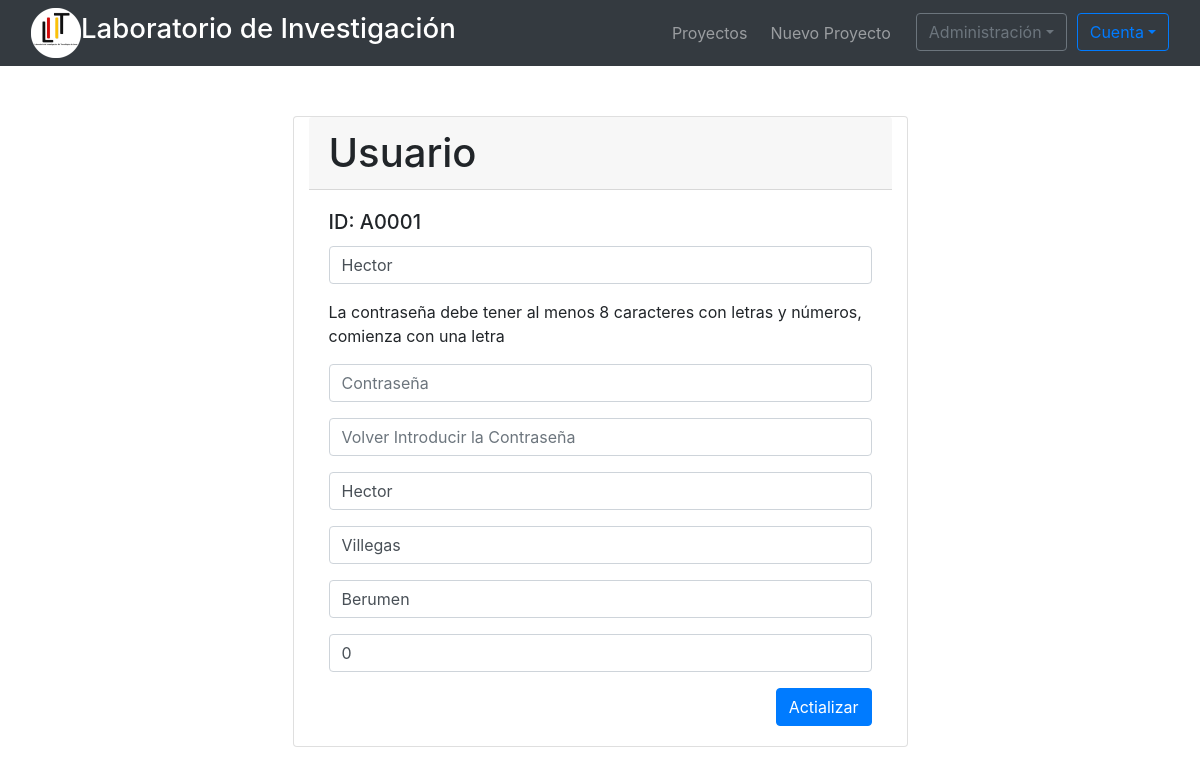
The app's page /Lab/editar_usuario/ (signed in) with its own data.
### proyecto/models.py (models this page shows)
class datos_usario(models.Model):
    id_usuario = models.CharField(max_length = 5, primary_key = True)
    usuario = models.CharField(max_length = 20)
    nombre = models.CharField(max_length = 20)
    primer_ap = models.CharField(max_length = 20)
    segundo_ap = models.CharField(max_length = 20)
    telefono = models.CharField(max_length = 10)
    tipo = models.CharField(max_length = 4)

### proyecto/views.py (the view)
# urls.py: path('editar_usuario/', login_required(editar_usuario), name='editar_usuario'),
def editar_usuario(request):
    if not datos_usario.objects.filter(usuario=str(request.user)):
        return HttpResponseRedirect('/Lab/crear_usuario')
    usuarios = User.objects.get(username=str(request.user))
    datos_usuarios = datos_usario.objects.get(usuario = usuarios)
    tipo = 0
    if adminA == datos_usuarios.id_usuario[0]:
        tipo = 1
    if request.method == 'POST':
        usuario_form = UsuarioForm(request.POST, instance = datos_usuarios)
        cuenta_form = UserCreationForm(request.POST, instance = usuarios)
        if usuario_form.is_valid():
            usuario_form.save()
            generar_registro(request, 'edito sus datos', 0)
            return lista_proyectos(request)
        if cuenta_form.is_valid():
            cuenta_form.save()
            generar_registro(request, 'edito sus datos', 0)
            return lista_proyectos(request)
    else:
        usuario_form = UsuarioForm(instance=datos_usario)
        cuenta_form = UserCreationForm(instance = datos_usuarios)
    return render(request,'editar_usuario.html',{'datos':datos_usuarios,'id':datos_usuarios.id_usuario,'menu':tipo, 'cero':1, 'admin':tipo})

### templates/editar_usuario.html (shortened to what this page needs)
<!DOCTYPE html>
<html lang="en" dir="ltr">
  <head>
    {% load staticfiles %}
    <link rel="stylesheet" href="{% static 'css/bootstrap.min.css' %}">
  </head>
  <body>
    {% if 1 == admin %}
      {% include "menu/menu_admin.html" %}
    {% else %}
      {% include "menu/menu_interno.html" %}
    {% endif %}
    <div class="row d-flex justify-content-center wrapper contenido " style="padding-top:50px">
          <div class="card  col-md-6">
            <h1 class="card-header">Usuario</h1>
            <div class="card-body">
              <form class="" method="post">
                <div class="card-title">
                  <h5>ID: {{id}}</h5>
                </div>
                  <div class="form-group">
                    <input type="text" name="username" id="id_username" placeholder="Usuario" class="form-control" value="{{cuenta.usuario}}{{datos.usuario}}">
                  </div>
                  <div class="form-group">
                    <p>La contraseña debe tener al menos 8 caracteres con letras y números, comienza con una letra</p>
                    <input type="password" name="password1" id="id_password1" class="form-control" placeholder="Contraseña"/>
                  </div>
                  <div class="form-group">
                    <input type="password" name="password2" id="id_password2" class="form-control" placeholder="Volver Introducir la Contraseña"/>
                  </div>
                  <div class="form-group">
                    <input type="text" name="nombre" id="id_nombre"  class="form-control" placeholder="Nombre" value="{{datos.nombre}}">
                  </div>
                  <div class="form-group">
                    <input type="text" name="primer_ap" id="id_primer_ap"  class="form-control" placeholder="Apellido Paterno" value="{{datos.primer_ap}}">
                  </div>
                  <div class="form-group">
                    <input type="text" name="segundo_ap" id="id_segundo_ap"  class="form-control" placeholder="Apellido Materno" value="{{datos.segundo_ap}}">
                  </div>
                  <div class="form-group">
                    <input type="text" name="telefono" id="id_telefono"  class="form-control" placeholder="Telefono" value="{{datos.telefono}}">
                  </div>
                  {% if 0 == cero %}
                    <button type="submit" name="button" class="btn float-right btn-primary ">Crear usuario</button>
                  {% else %}
                    <button type="submit" name="button" class="btn float-right btn-primary ">Actializar</button>
                  {% endif %}
              </form>
            </div>
          </div>
    </div>
  </body>
</html>

### records on screen
datos_usario: id_usuario "A0001", username "Hector", nombre "Hector", primer_ap "Villegas", segundo_ap "Berumen", telefono "0"
